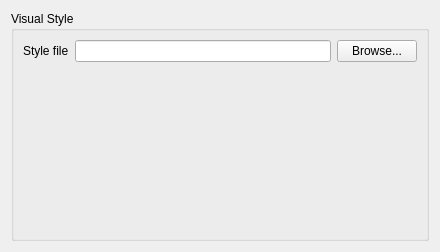
<?xml version="1.0" encoding="UTF-8"?>
<ui version="4.0">
 <class>StyleSettingsWidget</class>
 <widget class="QWidget" name="StyleSettingsWidget">
  <property name="geometry">
   <rect>
    <x>0</x>
    <y>0</y>
    <width>440</width>
    <height>252</height>
   </rect>
  </property>
  <property name="windowTitle">
   <string>Form</string>
  </property>
  <layout class="QVBoxLayout" name="verticalLayout">
   <item>
    <widget class="QGroupBox" name="groupBox">
     <property name="title">
      <string>Visual Style</string>
     </property>
     <layout class="QFormLayout" name="formLayout">
      <item row="0" column="0">
       <widget class="QLabel" name="label">
        <property name="text">
         <string>Style file</string>
        </property>
       </widget>
      </item>
      <item row="0" column="1">
       <layout class="QHBoxLayout" name="horizontalLayout">
        <item>
         <widget class="QLineEdit" name="fileLineEdit"/>
        </item>
        <item>
         <widget class="QPushButton" name="browseButton">
          <property name="text">
           <string>Browse...</string>
          </property>
         </widget>
        </item>
       </layout>
      </item>
     </layout>
    </widget>
   </item>
  </layout>
 </widget>
 <resources/>
 <connections/>
</ui>
